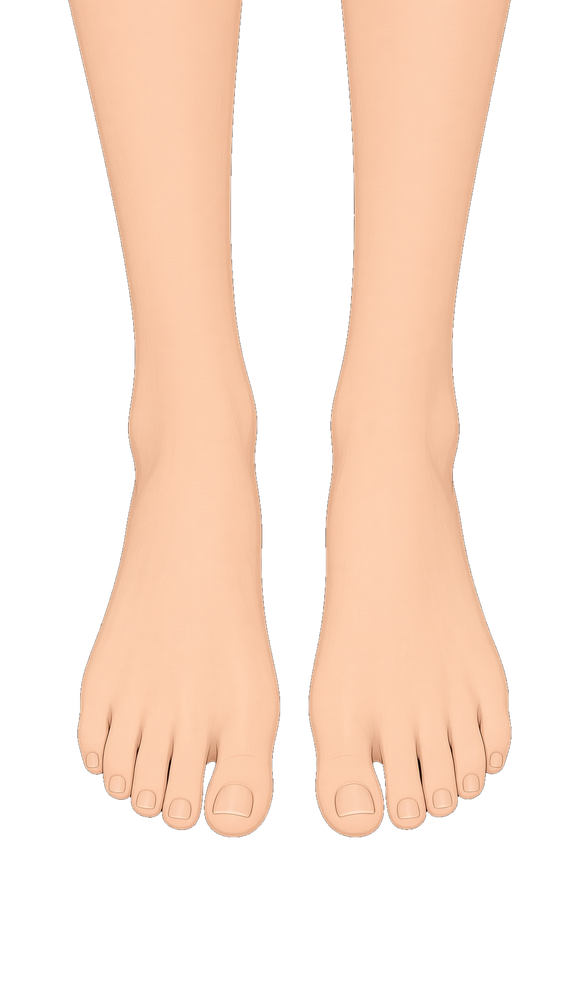
#> input picture ref/franzi/hands/feet-front.png, 562 x 1000 px, shrunk from 1008 x 1792 before the run, found by its file name
$ python locate.py
#> lines starting #> are read from the running program, lines starting #| are printed output that depends on the picture; after the words box and inside, x2 and y2 are one past the last pixel; in counts of white or black regions, pixels touching at a corner belong together
"""Find where each of Grok's cut-out segments of the feet close-up sits in the close-up (masked template match).

    ./harness/run.sh harness/franzi_feet/locate.py

`ref/franzi/hands/segments/feet-front/` holds the ten toes and the lower legs as small cropped PNGs, not full-canvas layers like the
full-body segments, so their offsets into `ref/franzi/hands/feet-front.png` (1008 x 1792, the source pixel grid) have to be found. Each
segment is slid over the close-up and scored by the mean squared colour difference over its own opaque pixels (a masked SSD done with
FFT convolutions), and the best offset is kept. A segment is accepted when the score is near zero (the cut-out is a crop of the same
pixels). Writes out/franzi_feet/offsets.json: {name: [x, y, score]} and out/franzi_feet/layers.npz with every segment as a full-canvas
boolean mask, `toe_1`..`toe_10`, `lower_1`..`lower_3`, `left_foot`, `right_foot`.
"""

import glob
import json
from pathlib import Path

import numpy as np
from PIL import Image
from scipy.signal import fftconvolve

OUT = Path("out/franzi_feet")
OUT.mkdir(parents=True, exist_ok=True)
BASE = "ref/franzi/hands/segments/feet-front/"
img = np.array(Image.open("ref/franzi/hands/feet-front.png").convert("RGBA")).astype(float)
# match on colour where the close-up is opaque; the segments were cut from the same pixels
I = img[..., :3]
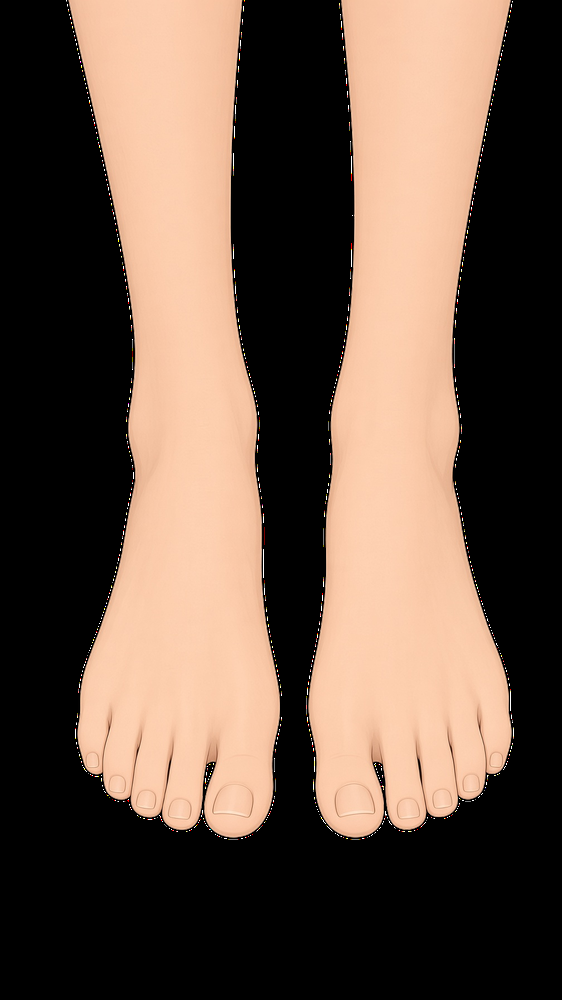
#> I: shape (1000, 562, 3) float64; mean R, G, B 104.1, 83.9, 70.4
H, W = I.shape[:2]
#> H = 1000; W = 562


def locate(path):
    seg = np.array(Image.open(path).convert("RGBA")).astype(float)
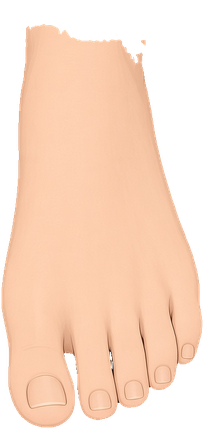
#> input picture ref/franzi/hands/segments/feet-front/left-foot.png, 204 x 429 px, shrunk from 366 x 769 before the run, found by its file name
    m = (seg[..., 3] > 200).astype(float)
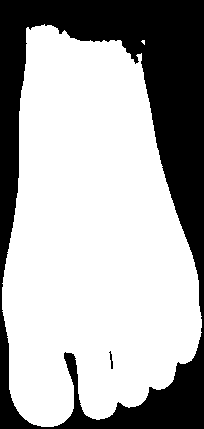
#> m: shape (429, 204) float64; values 0 (black) and 1 (white), 67.5% white; 2 black regions, box (x1, y1, x2, y2) and area: (0, 0, 204, 429) 28397, (109, 351, 113, 369) 33
    T = seg[..., :3]
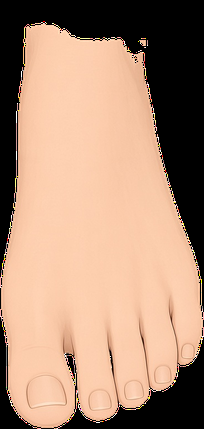
#> T: shape (429, 204, 3) float64; mean R, G, B 174.5, 141, 118.4
    th, tw = m.shape
#> th = 429; tw = 204
    npx = m.sum()
#> npx = 59086
    # score(y, x) = sum m * (I - T)^2 over the template window, via correlation (flip the template for fftconvolve)
    s_ii = sum(fftconvolve(I[..., c] ** 2, m[::-1, ::-1], mode="valid") for c in range(3))
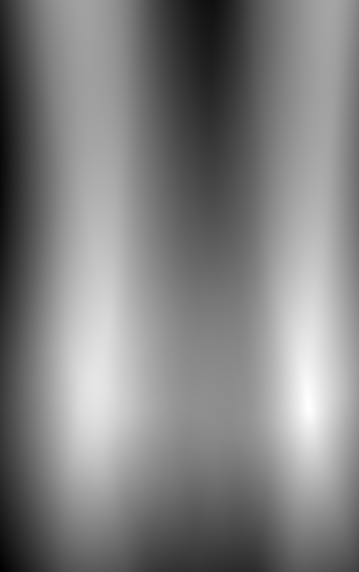
#> s_ii: shape (572, 359) float64; min 1.79e+09, max 7.77e+09, mean 4.82e+09; drawn with min black and max white
    s_it = sum(fftconvolve(I[..., c], (m * T[..., c])[::-1, ::-1], mode="valid") for c in range(3))
    s_tt = float((m[..., None] * T**2).sum())
#> s_tt = 7.77e+09
    score = (s_ii - 2 * s_it + s_tt) / (3 * npx)
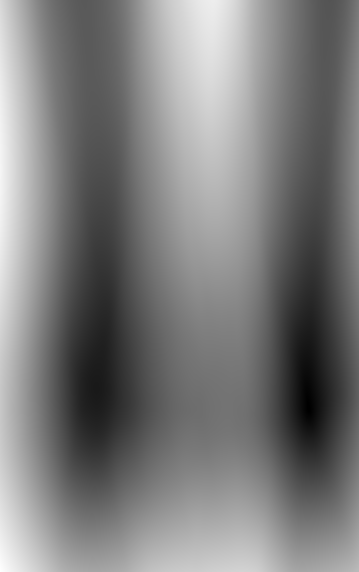
#> score: shape (572, 359) float64; min 13.35, max 33773.9, mean 16517.7; drawn with min black and max white
    y, x = np.unravel_index(int(np.argmin(score)), score.shape)
#> y = 408; x = 308
    return int(x), int(y), float(score[y, x]), m > 0


layers, offsets = {}, {}
names = [("left_foot", BASE + "left-foot.png"), ("right_foot", BASE + "right-foot.png")]
names += [(f"lower_{i}", BASE + f"lower-legs/lower-legs-{i}.png") for i in (1, 2, 3)]
names += [(f"toe_{i}", BASE + f"toes/toes-{i}.png") for i in range(1, 11)]
for name, path in names:
    x, y, score, mask = locate(path)
#> x = 308; y = 408; score = 13.35
    full = np.zeros((H, W), bool)
    h, w = mask.shape
#> h = 429; w = 204
    full[y : y + h, x : x + w] = mask
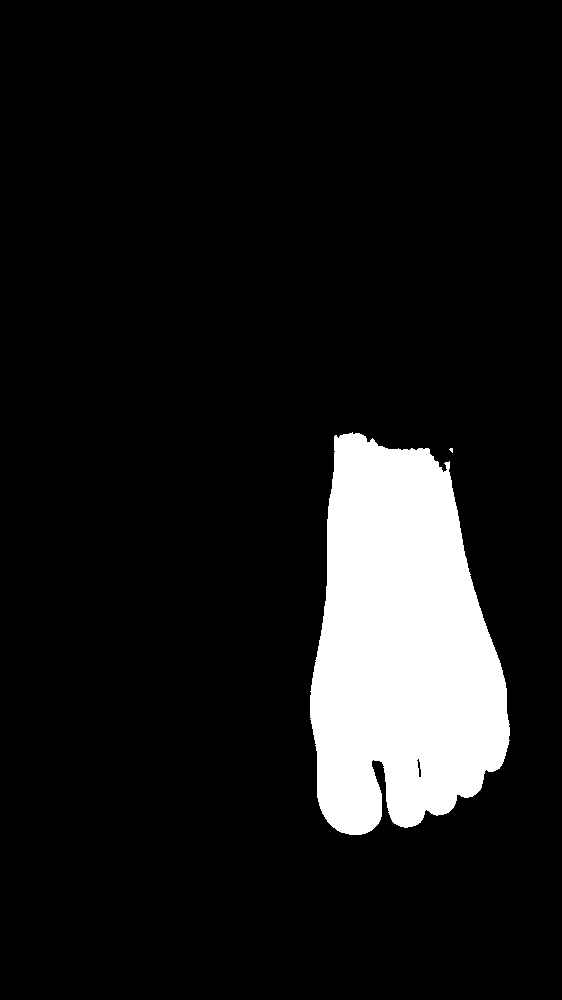
#> full: shape (1000, 562) bool; 10.5% white; 2 white regions (1 under 20 px), largest, box (x1, y1, x2, y2) and area: (310, 432, 510, 835) 59073
    layers[name] = full
    offsets[name] = [x, y, round(score, 2)]
    ys, xs = np.nonzero(full)
    print(f"{name:11s} at x {x:4d} y {y:4d}  rms {score ** 0.5:6.2f}  bbox x {xs.min()}..{xs.max()}  y {ys.min()}..{ys.max()}")
#| left_foot   at x  308 y  408  rms   3.65  bbox x 310..509  y 432..834
#> pass 2 of the loop `for name, path in names:`:
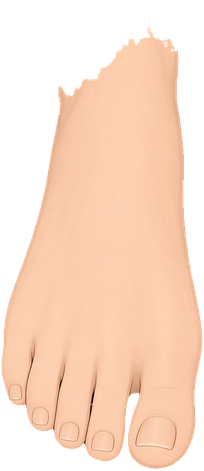
#> input picture ref/franzi/hands/segments/feet-front/right-foot.png, 204 x 471 px, shrunk from 366 x 844 before the run, found by its file name
#> seg: shape (471, 204, 4) float64
#> in locate (call 2), `m = (seg[..., 3] > 200).astype(float)`:
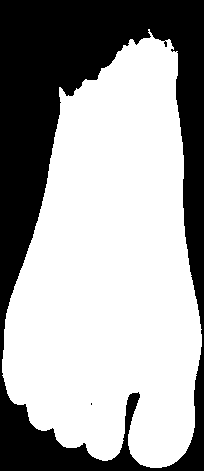
#> m: shape (471, 204) float64; values 0 (black) and 1 (white), 63.8% white; 2 black regions (1 under 20 px), largest, box (x1, y1, x2, y2) and area: (0, 0, 204, 471) 34810
#> T: shape (471, 204, 3) float64
#> npx = 61272
#> s_ii: shape (530, 359) float64
#> s_it: shape (530, 359) float64
#> s_tt = 8.07e+09
#> in locate (call 2), `y, x = np.unravel_index(int(np.argmin(score)), score.shape)`: y = 368; x = 77
#> `x, y, score, mask = locate(path)`: y = 368; score = 4.32
#> `full[y : y + h, x : x + w] = mask`:
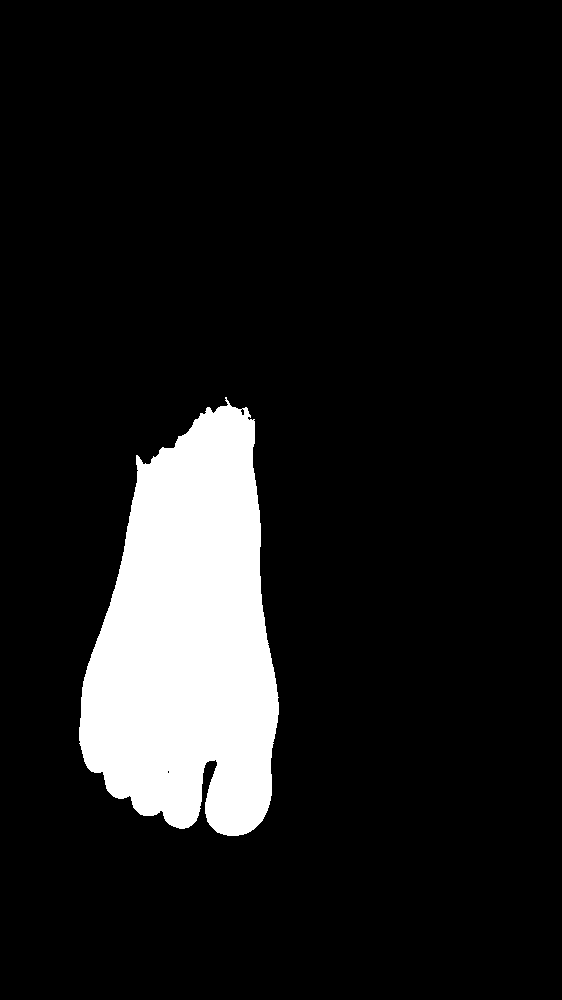
#> full: shape (1000, 562) bool; 10.9% white; 1 white region, box (x1, y1, x2, y2) and area: (79, 397, 279, 836) 61272
#| right_foot  at x   77 y  368  rms   2.08  bbox x 79..278  y 397..835
#> pass 3 of the loop `for name, path in names:`:
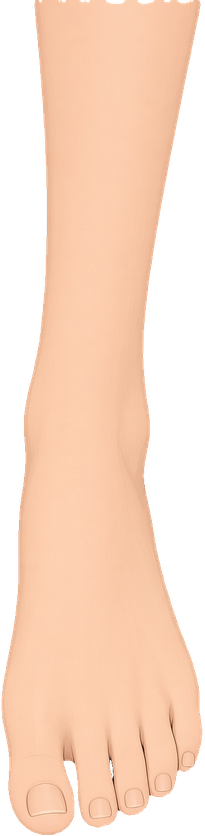
#> input picture ref/franzi/hands/segments/feet-front/lower-legs/lower-legs-1.png, 205 x 836 px, shrunk from 367 x 1499 before the run, found by its file name
#> seg: shape (836, 205, 4) float64
#> in locate (call 3), `m = (seg[..., 3] > 200).astype(float)`:
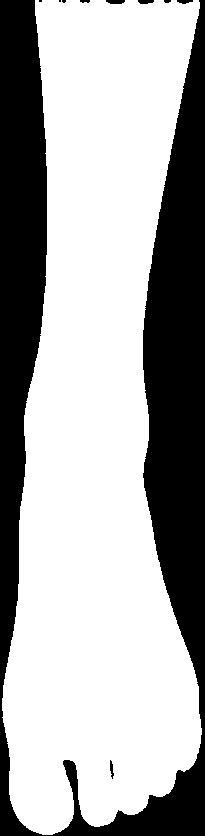
#> m: shape (836, 205) float64; values 0 (black) and 1 (white), 66.3% white; 10 black regions (4 under 20 px), largest, box (x1, y1, x2, y2) and area: (0, 0, 205, 836) 57402, (106, 0, 125, 4) 66, (138, 0, 154, 4) 54, (177, 0, 193, 4) 46, (110, 760, 114, 779) 44, (80, 0, 90, 3) 24
#> T: shape (836, 205, 3) float64
#> npx = 113706
#> s_ii: shape (165, 358) float64
#> s_it: shape (165, 358) float64
#> s_tt = 1.49e+10
#> in locate (call 3), `y, x = np.unravel_index(int(np.argmin(score)), score.shape)`: y = 0; x = 308
#> `x, y, score, mask = locate(path)`: y = 0; score = 3.97
#> `full[y : y + h, x : x + w] = mask`:
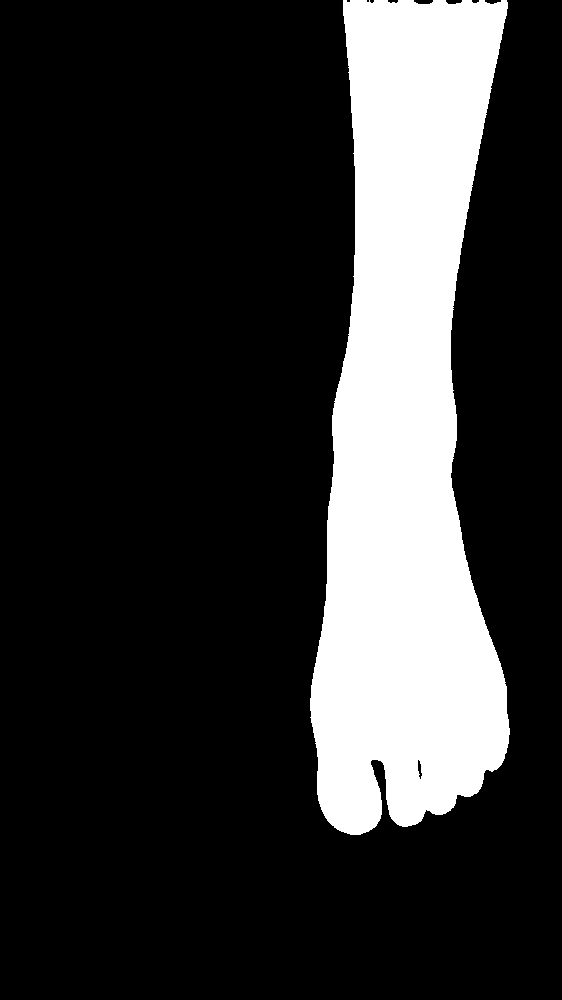
#> full: shape (1000, 562) bool; 20.2% white; 1 white region, box (x1, y1, x2, y2) and area: (310, 0, 510, 835) 113706
#| lower_1     at x  308 y    0  rms   1.99  bbox x 310..509  y 0..834
#> (the run stopped early here; a loop or call above may not have finished)
